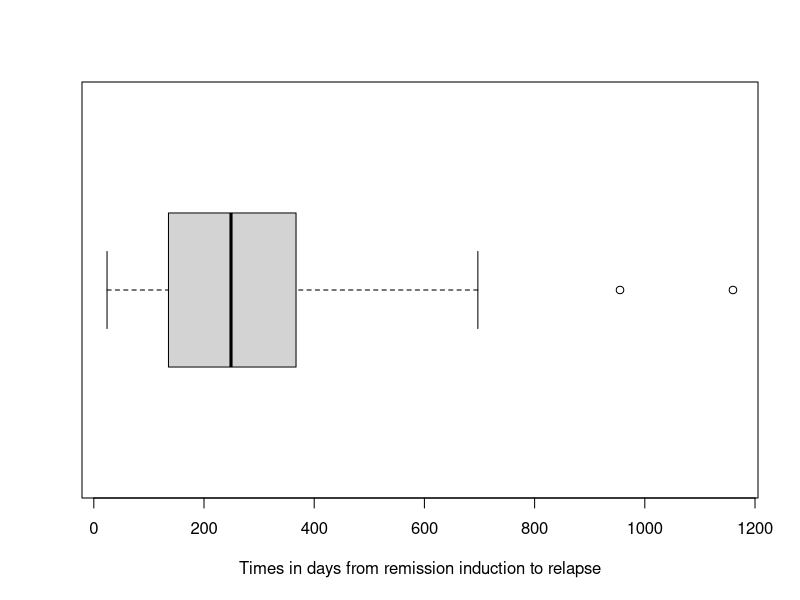

Here is the R script that generated this plot: (Note: this script raises an error after producing the figure.)
library(pwr)

# Q1 start
#a start
myData <- c(24,46,57,57,64,65,82,89,90,90,111,117,128,
            143,148,152,166,171,186,191,197,209,223,
            230,247,249,254,258,264,269,270,273,284, 
            294,304,304,332,341,393,395,487,510,516,
            518,518,534,608,642,697,955,1160)

myMean <- mean(myData)
myMean
myMedian <- median(myData)
myMedian
boxplot(myData, outline = TRUE,horizontal = TRUE, xlab =
        "Times in days from remission induction to relapse")
boxplot.stats(myData)
#a end
plot(myData, line(x~y))

#b start
totalValue <- length(myData)
totalValue
counter <- 0
for(item in myData)
{
  if(item < 365)
  {
    counter = counter + 1
  }
}

counter
totalPercentage = (counter/totalValue) *100
totalPercentage
#b end
#q1 end

#Q2 start
#b start
p1 <- 1/150000
p2<- 5/150000
p3<- 25/150000
p4 <- 1000/150000

expected_value = p1*50000 + p2*10000 + p3*1000 + p4*10
expected_value
#b end

#d start
vec <- c(50000,rep(10000, each = 5),rep(1000,each = 25),rep(10,each = 1000),
         rep(0,each = 150000-1031))
vec
sd(vec)


# d end

# q2 end

#Q3 start
#b start
p_hat = 12/68
p <- 0.10
p
n <- 68
n
SD <- sqrt(p*(1-p)/n)
SD
z_score = (p_hat - p)/SD
ans_a = pnorm(z_score,lower.tail = FALSE)
ans_a
# b end

# d start
z_score_1 = (0.15 - 0.10)/SD
z_score_1
z_score_2 = (0.05-0.10)/SD
z_score_2
ans_d = pnorm(z_score_1,lower.tail = FALSE) + 
        pnorm(z_score_2)
ans_d
# d end
# q3 end

#Q4 start
#a start
pop_mean = 14200
sample_mean = 15300
pop_sd = 2600
givenAlpha = 0.05
mySampleSize = 75
se <- pop_sd/sqrt(mySampleSize)
t_value_stat = (sample_mean - pop_mean)/se
t_value_stat
alpha_range = qt(1-givenAlpha/2,df = mySampleSize-1)
critical_range = c(-alpha_range,alpha_range)
critical_range
#Now since, t value is not in critical range
#we reject the NULL hypothesis.
# a end

# b start
val = qt(0.99,df = 74)
val
marginError <- val * se
marginError
confidenceInterval = c(sample_mean - marginError , sample_mean + marginError)
confidenceInterval
# b end

# c start
power_curve <- function(n = 75,alpha = 0.05,H0 = 14200,H1 = 15300,
                        sig = 2600)
{
  zee <- qnorm(p = alpha,mean = 0,sd = 1,lower.tail = FALSE)
  cr <- zee * (sig/sqrt(n)) + H0;
  power <- pnorm(q = cr,mean = H1,sd = sig/sqrt(n),lower.tail = FALSE)
  power
}
power_curve()
mycurve1 <- lapply(X = 1:100, FUN = power_curve,alpha = .05
                   ,H0 = 14200,H1 = 15300,sig = 2600)
plot(x = 1:100,y = mycurve1,type = "line",xlab = "Sample Size (n)", ylim = c(0,1),
     ylab = "Power")
# c end
#q4 end


#q5 start
#a start
given_pop_mean = 2700
given_sample_mean = 2620
given_pop_sd = 450
alpha = 0.05
size = 36
standard_e = given_pop_sd/sqrt(size)
standard_e
t_value = (given_sample_mean - given_pop_mean)/standard_e
t_value
d_range = qt(1-alpha/2,df = size-1)
f_range = c(-d_range,d_range)
f_range
# a end

#b start
lower_bound = qnorm(alpha/2,mean = 2600,sd = standard_e)
lower_bound
upper_bound = qnorm(alpha/2,mean = 2600,sd = standard_e, lower.tail = FALSE)
upper_bound
given_mean = 2700
z_lower = (lower_bound - given_mean)/standard_e
z_lower
z_upper = (upper_bound - given_mean)/standard_e
z_upper
p_lower = pnorm(z_lower)
p_lower
p_upper = pnorm(z_upper,lower.tail = FALSE)
p_upper
power = p_lower + p_upper
power
#b end
#q5 end



# q5(b) Alternate Method 1
n = 36
SE = 450/6
alpha = 0.05
mu0 = 2600
I = c(alpha/2 , 1-alpha/2)
q = qnorm(I, mean = mu0,sd = SE)
q
mu = 2700
p = pnorm(q,mean = mu,sd = SE)
p
1 - diff(p)

# q5(b) Alternate Method 2
library(pwr)
pwr.t.test(d = (2600-2700)/450, n = 36,sig.level= 0.05,type = "one.sample",alternative = "two.sided")




#q4(c) Alternative method.
diff_n <- seq(0,100,10)
diff_power <- power.t.test(n = diff_n,delta = 14200-15300, sd =2600,
                           sig.level = 0.05,power = NULL,type = "one.sample",
                           alternative = "two.sided")

plot(diff_n,diff_power$power,type = "line",xlab = "Sizes",
     ylab = "Power")    
print(diff_power$power)                    
